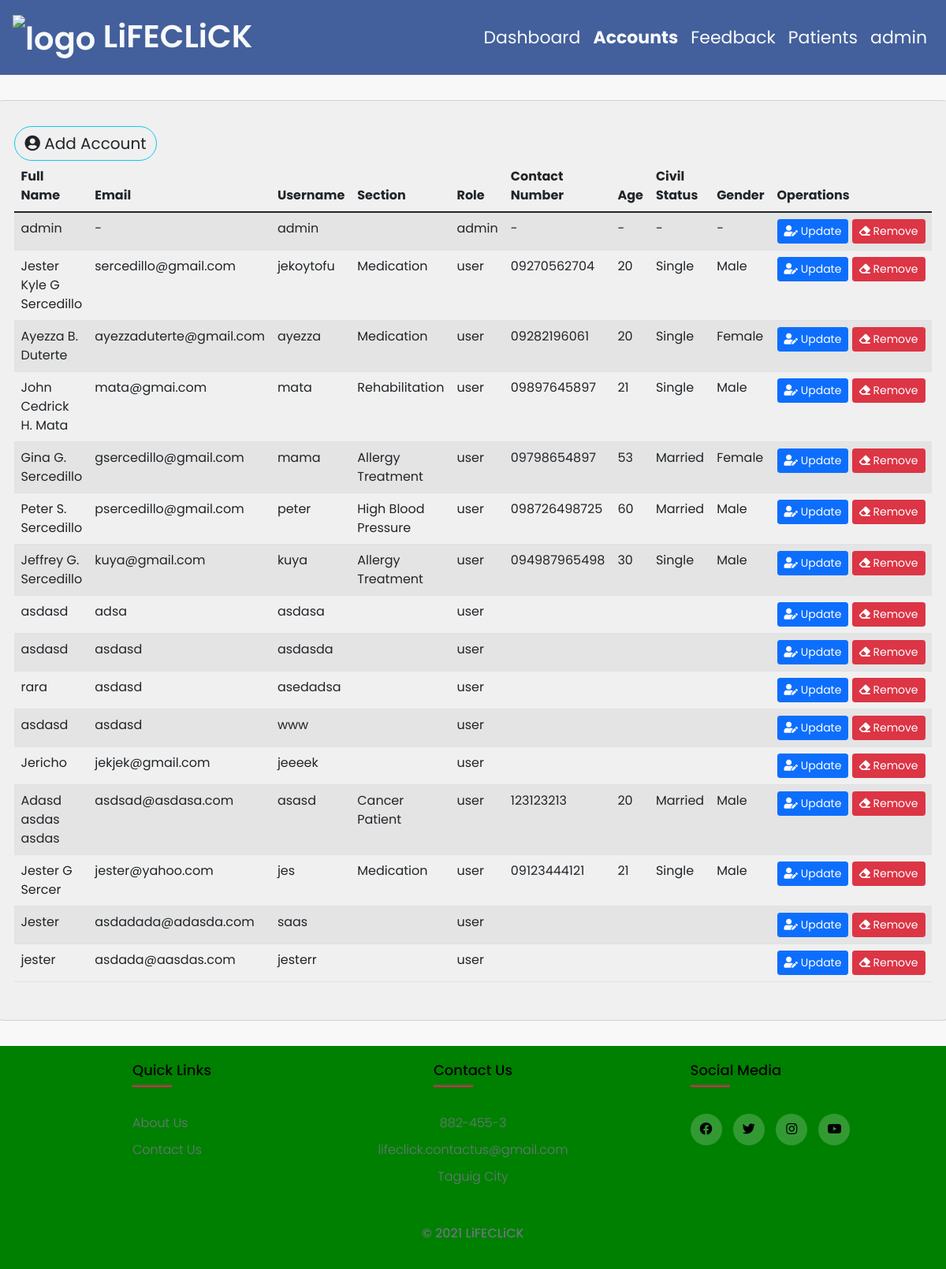
Page /admin/accounts.php (signed in) on the committed database.
### tables this page shows
CREATE TABLE `users` (
  `id` int(6) UNSIGNED NOT NULL,
  `username` varchar(225) DEFAULT NULL,
  `email` varchar(225) DEFAULT NULL,
  `password` varchar(225) DEFAULT NULL,
  `firstName` varchar(225) DEFAULT NULL,
  `middleInitial` varchar(225) DEFAULT NULL,
  `lastName` varchar(225) DEFAULT NULL,
  `role` varchar(225) DEFAULT NULL,
  `sectionID` varchar(225) DEFAULT NULL,
  `contactNo` varchar(225) DEFAULT NULL,
  `address` varchar(225) DEFAULT NULL,
  `age` varchar(225) DEFAULT NULL,
  `gender` varchar(225) DEFAULT NULL,
  `civilStatus` varchar(225) DEFAULT NULL
);

CREATE TABLE `sections` (
  `id` int(6) UNSIGNED NOT NULL,
  `sectionName` varchar(225) DEFAULT NULL
);

### admin/accounts.php (the view, shortened to what this page needs)
<?php session_start();
require_once("../include/config.php"); ?>
<!DOCTYPE html>
<html lang="en" dir="ltr">
  <head>
    <?php require_once("../include/admin/header.php") ?>
  </head>
  <body>
    <nav class="navbar navbar-expand-lg navbar-light top-nav" style="background-color: #43609C; ">
      <div style="flex-basis: 50%;">
        <a class="navbar-brand text-light" href="dashboard.php" style="font-weight:600; font-size:40px"><img width="70px" src="../assets/logooooo.png" alt="logo">&nbsp;LiFECLiCK</a>
      </div>
      <div class="collapse navbar-collapse" id="navbarSupportedContent" style="flex-basis: 50%; justify-content: flex-end;">
        <div style="display:flex; justify-content:flex-end;">
          <ul class="navbar-nav mr-auto">
            <li><a class="nav-link text-light" href="dashboard.php">Dashboard</a></li>
            <li><a class="nav-link active-nav text-light" href="accounts.php">Accounts</a></li>
            <li><a class="nav-link text-light" href="contact_us.php">Feedback</a></li>
            <li><a class="nav-link text-light" href="patients.php">Patients</a></li>
            <li class="nav-item">
            <?php
              if(isset($_SESSION['username'])){
                if(isset($_SESSION['role'])){
                  if($_SESSION['role'] == 'admin'){
                    ?>
                      <a class="nav-link text-light" href="welcome.php"><?php echo $_SESSION['username'] ?></a>
                    <?php
                  }
                }
              } else {
              ?>
                <a class="nav-link text-light" href="login.php">Log In</a>
              <?php
              }
            ?>
              </li>
          </ul>
        </div>
      </div>
    </nav>
    <?php
      $getAllAccounts = "SELECT * FROM users ORDER BY role ASC";
      $fetchUsers = mysqli_query($conn, $getAllAccounts);
    ?>
    <section style="padding-top:2rem; padding-bottom:2rem; min-height: 70vh; background-color: #f8f8f8;" class="content-center">
        <div class="weight-50">
          <div class="card">
            <div class="d-flex">
                <button class="btn btn-outline-info" type="button" name="button" style="border-radius:50px; font-size: 20px;"><a href="add_user.php" class="text-dark" style="text-decoration: none"><i class="fas fa-user-circle"></i> Add Account</button>
            </div>
            <table class="table table-striped table-hover" id="userTable">
              <thead>
                <tr>
                  <th>Full Name</th>
                  <th>Email</th>
                  <th>Username</th>
                  <th>Section</th>
                  <th>Role</th>
                  <th>Contact Number</th>
                  <th>Age</th>
                  <th>Civil Status</th>
                  <th>Gender</th>
                  <th>Operations</th>
                </tr>
              </thead>
              <tbody>
                <?php
                  while($user = mysqli_fetch_object($fetchUsers)){
                    $getAllSections = "SELECT * FROM sections";
                    $fetchSections= mysqli_query($conn, $getAllSections);
                    ?>
                    <tr>
                      <td><?php echo $user->firstName." ".$user->middleInitial." ".$user->lastName ?></td>
                      <td><?php echo $user->email?></td>
                      <td><?php echo $user->username?></td>
                      <td>
                      <?php
                        while($section = mysqli_fetch_object($fetchSections)){
                          if($section->id == $user->sectionID){
                            echo $section->sectionName;
                            break;
                          }
                        }
                      ?>
                      </td>
                      <td><?php echo $user->role?></td>
                      <td><?php echo $user->contactNo?></td>
                      <td><?php echo $user->age?></td>
                      <td><?php echo $user->civilStatus?></td>
                      <td><?php echo $user->gender?></td>
                      <td nowrap="nowrap">
                        <a href ="edit_account.php?id=<?php echo $user->id?>&lastName=<?php echo $user->lastName?>" class="btn btn-primary btn-sm"><i class="fas fa-user-edit"></i> Update</a>
                        <a id="delete_account" href = "remove.php?id=<?php echo $user->id?>&lastName=<?php echo $user->lastName?>" class="btn btn-danger btn-sm"><i class="fas fa-eraser"></i> Remove</a>
                      </td>
                    </tr>
                    <?php
                  }
                ?>
              </table>
            </div>
          </div>
    </section>
    <?php include("../include/admin/footer.php") ?>
  </body>
</html>

### include/admin/header.php (shortened to what this page needs)
<link rel="stylesheet" href="../fonts/material-icon/css/material-design-iconic-font.min.css">
<link href="https://cdn.jsdelivr.net/npm/bootstrap@5.1.3/dist/css/bootstrap.min.css" rel="stylesheet">
<link rel="stylesheet" href="../css/style.css">
<link rel="stylesheet" href="../css/footer.css">
<link rel="stylesheet" type="text/css" href="https://cdnjs.cloudflare.com/ajax/libs/font-awesome/5.15.4/css/all.min.css">
<link rel="stylesheet" href="https://cdnjs.cloudflare.com/ajax/libs/font-awesome/4.7.0/css/font-awesome.min.css">
<link href="../datatables/dataTables.bootstrap4.min.css" rel="stylesheet">

### include/admin/footer.php
<footer class="footer">
  <div class="container">
    <div class="d-flex">
      <div class="d-flex justify-content-center" style="flex-basis: 50%;">
        <div class="flex-column footer-col">
          <h4>Quick Links</h4><br>
          <ul class="list-unstyled text-small">
            <li><a class="text-muted" href="about_us.php">About Us</a></li>
            <li><a class="text-muted" href="contact_us.php">Contact Us</a></li>
          </ul>
        </div>
      </div>
      <div class="d-flex justify-content-center" style="flex-basis: 50%;">
        <div class="flex-column text-center footer-col ">
          <h4 class="center">Contact Us</h4><br>
          <ul class="list-unstyled text-small">
            <li><a class="text-muted" >882-455-3</a></li>
            <li><a class="text-muted" href="https://mail.google.com/mail/u/8/#inbox">lifeclick.contactus@gmail.com</a></li>
            <li><a class="text-muted" >Taguig City</a></li><br>
          </ul>
        </div>
      </div>
      <div class="d-flex justify-content-center" style="flex-basis: 50%;">
        <div class="flex-column footer-col">
          <h4>Social Media</h4><br>
          <div class="social-links">
            <a href="https://www.facebook.com/Lifeclick-107598805020708"><i class="fab fa-facebook-f"></i></a>
            <a href="https://twitter.com/LifeclickM"><i class="fab fa-twitter"></i></a>
            <a href="https://www.instagram.com/lifeclick.contactus/"><i class="fab fa-instagram"></i></a>
            <a href="https://www.youtube.com/channel/UCIyotFdljx5I9Rj47IzSyjg"><i class="fab fa-youtube"></i></a>
          </div>
        </div>
      </div>
    </div>
  </div>
  <center><small class="d-block mb-3 text-muted"><h6>&copy; 2021 LiFECLiCK<h6></small></center>
</footer>

### css/style.css (style rules this page uses)
.top-nav { display: flex; justify-content: space-between; position:sticky; top:0px; padding:1rem; z-index: 1; }
.nav-link { font-size: 22px; }
.active-nav { font-weight: bold; }
.nav-item { width: auto; }
.card { background-color:#f0f0f0; border-radius: 20px; padding: 2rem; height: 100%; width: auto; font-size: 16px; }

### css/footer.css (style rules this page uses)
body { line-height: 1.5; font-family: 'Poppins', sans-serif; }
* { margin:0; padding:0; box-sizing: border-box; }
.container { max-width: 1170px; margin:auto; }
ul { list-style: none; }
.footer { background-color: #008000; padding: 20px 0; }
.footer-col h4 { font-size: 18px; color: #000000; text-transform: capitalize; margin-bottom: 20px; font-weight: 500; position: relative; }
.footer-col h4::before { content: ''; position: absolute; left:0; bottom: -10px; background-color: #e91e63; height: 2px; box-sizing: border-box; width: 50px; }
.footer-col .center::before { content: ''; position: absolute; left:auto; right:auto; bottom: -10px; background-color: #e91e63; height: 2px; box-sizing: border-box; width: 50px; }
.text-center { text-align:center; }
.weight-50 { flex-basis: 50%; }
.footer-col ul li:not(:last-child) { margin-bottom: 10px; }
.footer-col ul li a { font-size: 16px; text-transform: none; text-decoration: none; font-weight: 300; color: #3d3d3d; display: block; transition: all 0.3s ease; }
.footer-col .social-links a { display: inline-block; height: 40px; width: 40px; background-color: rgba(255,255,255,0.2); margin:0 10px 10px 0; text-align: center; line-height: 40px; border-radius: 50%; color: #000000; transition: all 0.5s ease; }

### admin/accounts.php (style rules this page uses)
.weight-50 { -webkit-box-flex: 0; -webkit-flex: 0 50%; -ms-flex: 0 50%; flex: 0 50%; }
.content-center { display: -webkit-box; display: -webkit-flex; display: -ms-flexbox; display: flex; -webkit-box-orient: vertical; -webkit-box-direction: normal; -webkit-flex-direction: column; -ms-flex-direction: column; flex-direction: column; -webkit-box-pack: center; -webkit-justify-content: center; -ms-flex-pack: center; justify-content: center; -webkit-box-align: center; -webkit-align-items: center; -ms-flex-align: center; align-items: center; }

### rows in the picture
users: firstName "admin", email "-", username "admin", role "admin", contactNo "-", age "-", civilStatus "-", gender "-"
users: firstName "Jester Kyle", middleInitial "G", lastName "Sercedillo", email "sercedillo@gmail.com", username "jekoytofu", role "user", contactNo "09270562704", age "20", civilStatus "Single", gender "Male"
sections: sectionName "Medication"
users: firstName "Ayezza", middleInitial "B.", lastName "Duterte", email "ayezzaduterte@gmail.com", username "ayezza", role "user", contactNo "09282196061", age "20", civilStatus "Single", gender "Female"
users: firstName "John Cedrick", middleInitial "H.", lastName "Mata", email "mata@gmai.com", username "mata", role "user", contactNo "09897645897", age "21", civilStatus "Single", gender "Male"
sections: sectionName "Rehabilitation"
users: firstName "Gina", middleInitial "G.", lastName "Sercedillo", email "gsercedillo@gmail.com", username "mama", role "user", contactNo "09798654897", age "53", civilStatus "Married", gender "Female"
sections: sectionName "Allergy Treatment"
users: firstName "Peter", middleInitial "S.", lastName "Sercedillo", email "psercedillo@gmail.com", username "peter", role "user", contactNo "098726498725", age "60", civilStatus "Married", gender "Male"
sections: sectionName "High Blood Pressure"
users: firstName "Jeffrey", middleInitial "G.", lastName "Sercedillo", email "kuya@gmail.com", username "kuya", role "user", contactNo "094987965498", age "30", civilStatus "Single", gender "Male"
users: firstName "asdasd", email "adsa", username "asdasa", role "user"
users: firstName "asdasd", email "asdasd", username "asdasda", role "user"
users: firstName "rara", email "asdasd", username "asedadsa", role "user"
users: firstName "asdasd", email "asdasd", username "www", role "user"
users: firstName "Jericho", email "jekjek@gmail.com", username "jeeeek", role "user"
users: firstName "Adasd", middleInitial "asdas", lastName "asdas", email "asdsad@asdasa.com", username "asasd", role "user", contactNo "123123213", age "20", civilStatus "Married", gender "Male"
sections: sectionName "Cancer Patient"
users: firstName "Jester", middleInitial "G", lastName "Sercer", email "jester@yahoo.com", username "jes", role "user", contactNo "09123444121", age "21", civilStatus "Single", gender "Male"
users: firstName "Jester", email "asdadada@adasda.com", username "saas", role "user"
users: firstName "jester", email "asdada@aasdas.com", username "jesterr", role "user"

### other values in the picture
$_SESSION['username'] "admin"
